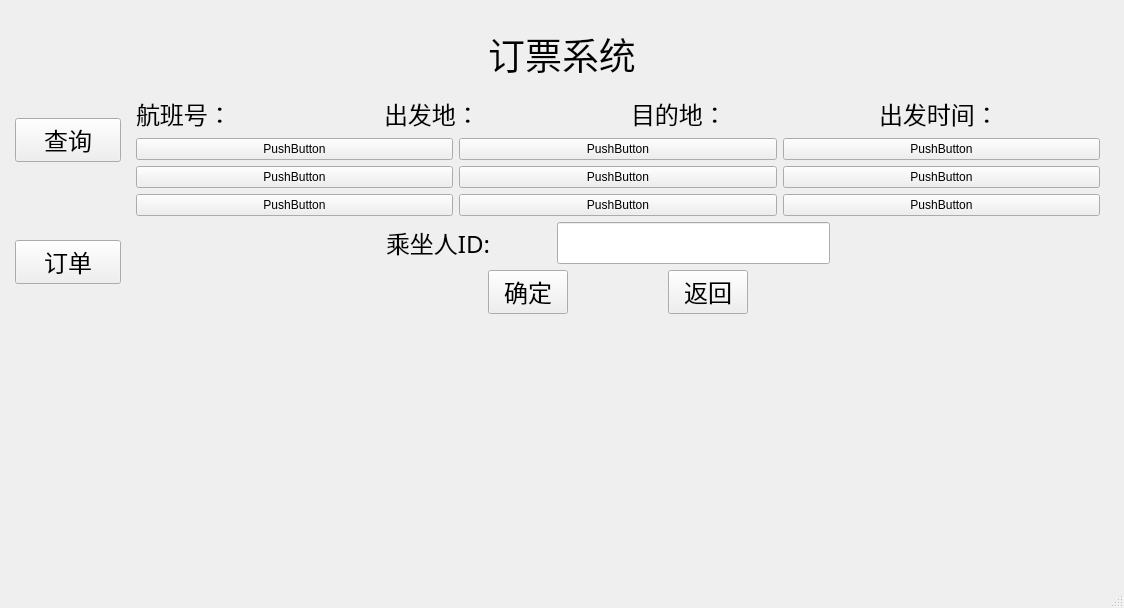
<?xml version="1.0" encoding="UTF-8"?>
<ui version="4.0">
 <class>CustomerPage</class>
 <widget class="QMainWindow" name="CustomerPage">
  <property name="geometry">
   <rect>
    <x>0</x>
    <y>0</y>
    <width>1090</width>
    <height>608</height>
   </rect>
  </property>
  <property name="windowTitle">
   <string>MainWindow</string>
  </property>
  <widget class="QWidget" name="centralwidget">
   <layout class="QVBoxLayout" name="verticalLayout">
    <property name="leftMargin">
     <number>15</number>
    </property>
    <property name="topMargin">
     <number>27</number>
    </property>
    <property name="rightMargin">
     <number>15</number>
    </property>
    <property name="bottomMargin">
     <number>0</number>
    </property>
    <item>
     <widget class="QLabel" name="label">
      <property name="font">
       <font>
        <family>幼圆</family>
        <pointsize>28</pointsize>
       </font>
      </property>
      <property name="text">
       <string>订票系统</string>
      </property>
      <property name="alignment">
       <set>Qt::AlignCenter</set>
      </property>
     </widget>
    </item>
    <item>
     <layout class="QHBoxLayout" name="horizontalLayout">
      <property name="rightMargin">
       <number>0</number>
      </property>
      <item>
       <layout class="QVBoxLayout" name="verticalLayout_2">
        <property name="spacing">
         <number>78</number>
        </property>
        <property name="leftMargin">
         <number>0</number>
        </property>
        <property name="topMargin">
         <number>31</number>
        </property>
        <property name="rightMargin">
         <number>0</number>
        </property>
        <property name="bottomMargin">
         <number>0</number>
        </property>
        <item>
         <widget class="QPushButton" name="pushButton">
          <property name="sizePolicy">
           <sizepolicy hsizetype="Minimum" vsizetype="Fixed">
            <horstretch>1</horstretch>
            <verstretch>0</verstretch>
           </sizepolicy>
          </property>
          <property name="font">
           <font>
            <family>幼圆</family>
            <pointsize>18</pointsize>
           </font>
          </property>
          <property name="text">
           <string>    查询    </string>
          </property>
          <property name="flat">
           <bool>false</bool>
          </property>
         </widget>
        </item>
        <item>
         <widget class="QPushButton" name="pushButton_2">
          <property name="sizePolicy">
           <sizepolicy hsizetype="Minimum" vsizetype="Fixed">
            <horstretch>1</horstretch>
            <verstretch>0</verstretch>
           </sizepolicy>
          </property>
          <property name="font">
           <font>
            <family>幼圆</family>
            <pointsize>18</pointsize>
           </font>
          </property>
          <property name="text">
           <string>    订单    </string>
          </property>
         </widget>
        </item>
        <item>
         <spacer name="verticalSpacer">
          <property name="orientation">
           <enum>Qt::Vertical</enum>
          </property>
          <property name="sizeHint" stdset="0">
           <size>
            <width>20</width>
            <height>40</height>
           </size>
          </property>
         </spacer>
        </item>
       </layout>
      </item>
      <item>
       <widget class="QStackedWidget" name="stackedWidget">
        <property name="currentIndex">
         <number>4</number>
        </property>
        <widget class="QWidget" name="find_page">
         <layout class="QVBoxLayout" name="verticalLayout_3">
          <property name="bottomMargin">
           <number>0</number>
          </property>
          <item>
           <layout class="QHBoxLayout" name="horizontalLayout_2">
            <item>
             <layout class="QHBoxLayout" name="horizontalLayout_3">
              <property name="spacing">
               <number>26</number>
              </property>
              <item>
               <widget class="QComboBox" name="combox_from_city">
                <property name="sizePolicy">
                 <sizepolicy hsizetype="Expanding" vsizetype="Fixed">
                  <horstretch>2</horstretch>
                  <verstretch>0</verstretch>
                 </sizepolicy>
                </property>
                <property name="font">
                 <font>
                  <family>幼圆</family>
                  <pointsize>18</pointsize>
                 </font>
                </property>
                <property name="editable">
                 <bool>true</bool>
                </property>
                <property name="currentText">
                 <string>出发地</string>
                </property>
               </widget>
              </item>
              <item>
               <widget class="QComboBox" name="combox_to_city">
                <property name="sizePolicy">
                 <sizepolicy hsizetype="Expanding" vsizetype="Fixed">
                  <horstretch>2</horstretch>
                  <verstretch>0</verstretch>
                 </sizepolicy>
                </property>
                <property name="font">
                 <font>
                  <family>幼圆</family>
                  <pointsize>18</pointsize>
                 </font>
                </property>
                <property name="editable">
                 <bool>true</bool>
                </property>
                <property name="currentText">
                 <string>到达地</string>
                </property>
               </widget>
              </item>
              <item>
               <widget class="QDateTimeEdit" name="time_begin">
                <property name="sizePolicy">
                 <sizepolicy hsizetype="Expanding" vsizetype="Fixed">
                  <horstretch>1</horstretch>
                  <verstretch>0</verstretch>
                 </sizepolicy>
                </property>
                <property name="font">
                 <font>
                  <family>幼圆</family>
                  <pointsize>18</pointsize>
                 </font>
                </property>
               </widget>
              </item>
              <item>
               <widget class="QDateTimeEdit" name="time_end">
                <property name="sizePolicy">
                 <sizepolicy hsizetype="Minimum" vsizetype="Fixed">
                  <horstretch>1</horstretch>
                  <verstretch>0</verstretch>
                 </sizepolicy>
                </property>
                <property name="font">
                 <font>
                  <family>幼圆</family>
                  <pointsize>18</pointsize>
                 </font>
                </property>
               </widget>
              </item>
              <item>
               <widget class="QPushButton" name="button_query">
                <property name="sizePolicy">
                 <sizepolicy hsizetype="Minimum" vsizetype="Fixed">
                  <horstretch>1</horstretch>
                  <verstretch>0</verstretch>
                 </sizepolicy>
                </property>
                <property name="font">
                 <font>
                  <family>幼圆</family>
                  <pointsize>18</pointsize>
                 </font>
                </property>
                <property name="text">
                 <string>查询</string>
                </property>
               </widget>
              </item>
             </layout>
            </item>
           </layout>
          </item>
          <item>
           <widget class="QScrollArea" name="scrollArea">
            <property name="widgetResizable">
             <bool>true</bool>
            </property>
            <widget class="QWidget" name="scrollAreaWidgetContents_3">
             <property name="geometry">
              <rect>
               <x>0</x>
               <y>0</y>
               <width>70</width>
               <height>70</height>
              </rect>
             </property>
             <layout class="QVBoxLayout" name="verticalLayout_4">
              <property name="spacing">
               <number>0</number>
              </property>
              <property name="leftMargin">
               <number>0</number>
              </property>
              <property name="topMargin">
               <number>0</number>
              </property>
              <property name="rightMargin">
               <number>0</number>
              </property>
              <property name="bottomMargin">
               <number>0</number>
              </property>
              <item>
               <widget class="QTableView" name="query_tableview"/>
              </item>
             </layout>
            </widget>
           </widget>
          </item>
         </layout>
        </widget>
        <widget class="QWidget" name="order_page">
         <layout class="QVBoxLayout" name="verticalLayout_6">
          <property name="spacing">
           <number>6</number>
          </property>
          <property name="leftMargin">
           <number>9</number>
          </property>
          <property name="topMargin">
           <number>9</number>
          </property>
          <property name="rightMargin">
           <number>9</number>
          </property>
          <property name="bottomMargin">
           <number>9</number>
          </property>
          <item>
           <widget class="QLabel" name="label_7">
            <property name="font">
             <font>
              <family>幼圆</family>
              <pointsize>18</pointsize>
             </font>
            </property>
            <property name="text">
             <string>我的订单：</string>
            </property>
           </widget>
          </item>
          <item>
           <widget class="QScrollArea" name="scrollArea_2">
            <property name="widgetResizable">
             <bool>true</bool>
            </property>
            <widget class="QWidget" name="scrollAreaWidgetContents_4">
             <property name="geometry">
              <rect>
               <x>0</x>
               <y>0</y>
               <width>70</width>
               <height>70</height>
              </rect>
             </property>
             <layout class="QVBoxLayout" name="verticalLayout_7">
              <property name="spacing">
               <number>0</number>
              </property>
              <property name="leftMargin">
               <number>0</number>
              </property>
              <property name="topMargin">
               <number>0</number>
              </property>
              <property name="rightMargin">
               <number>0</number>
              </property>
              <property name="bottomMargin">
               <number>0</number>
              </property>
              <item>
               <widget class="QTableView" name="book_tableview"/>
              </item>
             </layout>
            </widget>
           </widget>
          </item>
         </layout>
        </widget>
        <widget class="QWidget" name="money_page">
         <layout class="QVBoxLayout" name="verticalLayout_8">
          <item>
           <widget class="QLabel" name="label_8">
            <property name="font">
             <font>
              <family>幼圆</family>
              <pointsize>18</pointsize>
             </font>
            </property>
            <property name="text">
             <string>我的账单：</string>
            </property>
           </widget>
          </item>
          <item>
           <widget class="QScrollArea" name="scrollArea_3">
            <property name="widgetResizable">
             <bool>true</bool>
            </property>
            <widget class="QWidget" name="scrollAreaWidgetContents_5">
             <property name="geometry">
              <rect>
               <x>0</x>
               <y>0</y>
               <width>70</width>
               <height>70</height>
              </rect>
             </property>
             <layout class="QVBoxLayout" name="verticalLayout_9">
              <property name="leftMargin">
               <number>0</number>
              </property>
              <property name="topMargin">
               <number>0</number>
              </property>
              <property name="rightMargin">
               <number>0</number>
              </property>
              <property name="bottomMargin">
               <number>0</number>
              </property>
              <item>
               <widget class="QTableView" name="tableView_3"/>
              </item>
             </layout>
            </widget>
           </widget>
          </item>
         </layout>
        </widget>
        <widget class="QWidget" name="ticket_page">
         <layout class="QVBoxLayout" name="verticalLayout_10">
          <item>
           <widget class="QLabel" name="label_9">
            <property name="font">
             <font>
              <family>幼圆</family>
              <pointsize>18</pointsize>
             </font>
            </property>
            <property name="text">
             <string>我的通知单：</string>
            </property>
           </widget>
          </item>
          <item>
           <widget class="QScrollArea" name="scrollArea_4">
            <property name="widgetResizable">
             <bool>true</bool>
            </property>
            <widget class="QWidget" name="scrollAreaWidgetContents_7">
             <property name="geometry">
              <rect>
               <x>0</x>
               <y>0</y>
               <width>70</width>
               <height>70</height>
              </rect>
             </property>
             <layout class="QVBoxLayout" name="verticalLayout_11">
              <property name="spacing">
               <number>0</number>
              </property>
              <property name="leftMargin">
               <number>0</number>
              </property>
              <property name="topMargin">
               <number>0</number>
              </property>
              <property name="rightMargin">
               <number>0</number>
              </property>
              <property name="bottomMargin">
               <number>0</number>
              </property>
              <item>
               <widget class="QTableView" name="tableView_4"/>
              </item>
             </layout>
            </widget>
           </widget>
          </item>
         </layout>
        </widget>
        <widget class="QWidget" name="book_page">
         <layout class="QVBoxLayout" name="verticalLayout_5">
          <item>
           <layout class="QHBoxLayout" name="horizontalLayout_4">
            <property name="spacing">
             <number>26</number>
            </property>
            <item>
             <widget class="QLabel" name="ftype_label">
              <property name="font">
               <font>
                <family>幼圆</family>
                <pointsize>18</pointsize>
               </font>
              </property>
              <property name="text">
               <string>航班号：</string>
              </property>
             </widget>
            </item>
            <item>
             <widget class="QLabel" name="from_label">
              <property name="font">
               <font>
                <family>幼圆</family>
                <pointsize>18</pointsize>
               </font>
              </property>
              <property name="text">
               <string>出发地：</string>
              </property>
             </widget>
            </item>
            <item>
             <widget class="QLabel" name="to_label">
              <property name="font">
               <font>
                <family>幼圆</family>
                <pointsize>18</pointsize>
               </font>
              </property>
              <property name="text">
               <string>目的地：</string>
              </property>
             </widget>
            </item>
            <item>
             <widget class="QLabel" name="offtime_label">
              <property name="font">
               <font>
                <family>幼圆</family>
                <pointsize>18</pointsize>
               </font>
              </property>
              <property name="text">
               <string>出发时间：</string>
              </property>
             </widget>
            </item>
           </layout>
          </item>
          <item>
           <layout class="QGridLayout" name="site_gridlayout">
            <item row="2" column="2">
             <widget class="QPushButton" name="pushButton_14">
              <property name="text">
               <string>PushButton</string>
              </property>
             </widget>
            </item>
            <item row="0" column="0">
             <widget class="QPushButton" name="pushButton_8">
              <property name="text">
               <string>PushButton</string>
              </property>
             </widget>
            </item>
            <item row="1" column="1">
             <widget class="QPushButton" name="pushButton_11">
              <property name="text">
               <string>PushButton</string>
              </property>
             </widget>
            </item>
            <item row="0" column="2">
             <widget class="QPushButton" name="pushButton_6">
              <property name="text">
               <string>PushButton</string>
              </property>
             </widget>
            </item>
            <item row="1" column="0">
             <widget class="QPushButton" name="pushButton_9">
              <property name="text">
               <string>PushButton</string>
              </property>
             </widget>
            </item>
            <item row="2" column="1">
             <widget class="QPushButton" name="pushButton_12">
              <property name="text">
               <string>PushButton</string>
              </property>
             </widget>
            </item>
            <item row="0" column="1">
             <widget class="QPushButton" name="pushButton_7">
              <property name="text">
               <string>PushButton</string>
              </property>
             </widget>
            </item>
            <item row="1" column="2">
             <widget class="QPushButton" name="pushButton_13">
              <property name="text">
               <string>PushButton</string>
              </property>
             </widget>
            </item>
            <item row="2" column="0">
             <widget class="QPushButton" name="pushButton_10">
              <property name="text">
               <string>PushButton</string>
              </property>
             </widget>
            </item>
           </layout>
          </item>
          <item>
           <layout class="QHBoxLayout" name="horizontalLayout_5">
            <property name="spacing">
             <number>66</number>
            </property>
            <property name="leftMargin">
             <number>250</number>
            </property>
            <property name="rightMargin">
             <number>270</number>
            </property>
            <item>
             <widget class="QLabel" name="label_6">
              <property name="font">
               <font>
                <family>幼圆</family>
                <pointsize>18</pointsize>
               </font>
              </property>
              <property name="text">
               <string>乘坐人ID:</string>
              </property>
             </widget>
            </item>
            <item>
             <widget class="QLineEdit" name="book_uid_edit">
              <property name="font">
               <font>
                <family>幼圆</family>
                <pointsize>18</pointsize>
               </font>
              </property>
             </widget>
            </item>
           </layout>
          </item>
          <item>
           <layout class="QHBoxLayout" name="horizontalLayout_6">
            <property name="spacing">
             <number>100</number>
            </property>
            <property name="leftMargin">
             <number>200</number>
            </property>
            <property name="rightMargin">
             <number>200</number>
            </property>
            <item>
             <spacer name="horizontalSpacer">
              <property name="orientation">
               <enum>Qt::Horizontal</enum>
              </property>
              <property name="sizeHint" stdset="0">
               <size>
                <width>40</width>
                <height>20</height>
               </size>
              </property>
             </spacer>
            </item>
            <item>
             <widget class="QPushButton" name="book_ensure_button">
              <property name="font">
               <font>
                <family>幼圆</family>
                <pointsize>18</pointsize>
               </font>
              </property>
              <property name="text">
               <string>确定</string>
              </property>
             </widget>
            </item>
            <item>
             <widget class="QPushButton" name="book_back_button">
              <property name="font">
               <font>
                <family>幼圆</family>
                <pointsize>18</pointsize>
               </font>
              </property>
              <property name="text">
               <string>返回</string>
              </property>
             </widget>
            </item>
            <item>
             <spacer name="horizontalSpacer_2">
              <property name="orientation">
               <enum>Qt::Horizontal</enum>
              </property>
              <property name="sizeHint" stdset="0">
               <size>
                <width>40</width>
                <height>20</height>
               </size>
              </property>
             </spacer>
            </item>
           </layout>
          </item>
          <item>
           <spacer name="verticalSpacer_2">
            <property name="orientation">
             <enum>Qt::Vertical</enum>
            </property>
            <property name="sizeHint" stdset="0">
             <size>
              <width>20</width>
              <height>40</height>
             </size>
            </property>
           </spacer>
          </item>
         </layout>
        </widget>
       </widget>
      </item>
     </layout>
    </item>
   </layout>
  </widget>
  <widget class="QMenuBar" name="menubar">
   <property name="geometry">
    <rect>
     <x>0</x>
     <y>0</y>
     <width>1090</width>
     <height>21</height>
    </rect>
   </property>
  </widget>
  <widget class="QStatusBar" name="statusbar"/>
 </widget>
 <resources/>
 <connections/>
</ui>
